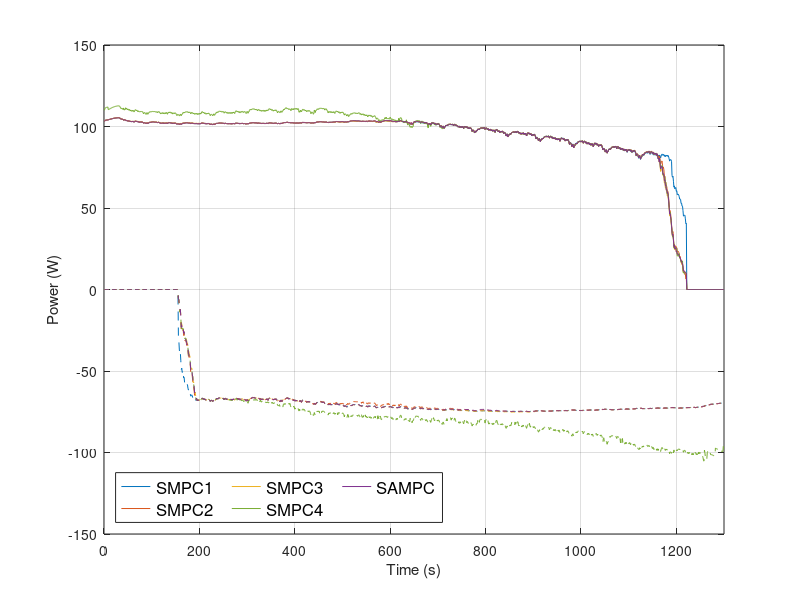

The MATLAB script that drew this image: (Note: this script raises an error after producing the figure.)
%% Plot Discharge SOP within the power prediction interval 
clear all;
close all;
clc;




name = 'FSAE';

data0 = load('SOP_FSAE_1e6.mat');
data1 = load('SOP_FSAE_1e7.mat');
data2 = load('SOP_FSAE_1e8.mat');
data3 = load('SOP_FSAE_1e9.mat');
data4 = load('SOP_FSAE_adap.mat');

saveFig = 1;

flagPlot = 1;    % 0 -> Discharge      1 -> Charge


% tk=400; % discharge
tk = 1250;


% tk=1100;  % charge  chosen


colors = {[0, 0.4470, 0.7410];...
    [0.8500, 0.3250, 0.0980];...
    [0.9290, 0.6940, 0.1250];...
    [0.4660, 0.6740, 0.1880];...
    [0.4940, 0.1840, 0.5560]};

figure()
% Discharge
plot(data0.P_MPC_Dis,'Color',colors{1});hold on;
plot(data1.P_MPC_Dis,'Color',colors{2});hold on;
plot(data2.P_MPC_Dis,'Color',colors{3});hold on;
plot(data3.P_MPC_Dis,'Color',colors{4});hold on;
plot(data4.P_MPC_Dis,'Color',colors{5});hold on;

plot(data0.P_MPC_Chg,'--','Color',colors{1});hold on;
plot(data1.P_MPC_Chg,'--','Color',colors{2});hold on;
plot(data2.P_MPC_Chg,'--','Color',colors{3});hold on;
plot(data3.P_MPC_Chg,'--','Color',colors{4});hold on;
plot(data4.P_MPC_Chg,'--','Color',colors{5});hold on;
% legend('{\it r_w}=10^{-6}','{\it r_w}=10^{-7}','{\it r_w}=10^{-8}','{\it r_w}=10^{-9}','{{\it r_{adap}}}',...
%     'location','best','NumColumns',4,'FontSize',12,'Location','SouthWest')
legend('SMPC1','SMPC2','SMPC3','SMPC4','SAMPC',...
    'location','best','NumColumns',4,'FontSize',12,'Location','SouthWest')
grid on;
ylabel('Power (W)'); xlabel('Time (s)'); xlim([data1.time(1) data1.time(end)]);
xlim([0 length(data0.P_MPC_Dis)]);
thesisFormat;
if saveFig, saveas(gcf,sprintf('./figures/SOP_FSAE'),'epsc'); end

if flagPlot==0

    tp = 1:10;
    figure()
    plot(tp,data0.I_MPC_Dis(1,2:end,tk),'-o','linewidth',2,'Color',colors{1});hold on;
    plot(tp,data1.I_MPC_Dis(1,2:end,tk),'-o','linewidth',2,'Color',colors{2});hold on;
    plot(tp,data2.I_MPC_Dis(1,2:end,tk),'-o','linewidth',2,'Color',colors{3});hold on;
    plot(tp,data3.I_MPC_Dis(1,2:end,tk),'-o','linewidth',2,'Color',colors{4});hold on;
    plot(tp,data4.I_MPC_Dis(1,2:end,tk),'-o','linewidth',2,'Color',colors{5});hold on;
    grid on;xlim([1 tp(end)]); 
    ylabel('Current (A)'); 
    xlabel(['Prediction interval'])
    set(get(gca,'XLabel'),'FontSize',15,'FontName','Times','FontWeight','normal');
    set(get(gca,'YLabel'),'FontSize',15,'FontName','Times','FontWeight','normal');
    set(gcf,'position',[400,400,226,196]);  
   
    ylim([45 60]);
    paperSmallFormat;
    if saveFig, saveas(gcf,sprintf('./figures/SOP_DIS_%s_%d_I',name,tk),'epsc'); end



    figure()
    plot(tp,data0.V_MPC_Dis(1,2:end,tk),'-o','linewidth',2,'Color',colors{1});hold on;
    plot(tp,data1.V_MPC_Dis(1,2:end,tk),'-o','linewidth',2,'Color',colors{2});hold on;
    plot(tp,data2.V_MPC_Dis(1,2:end,tk),'-o','linewidth',2,'Color',colors{3});hold on;
    plot(tp,data3.V_MPC_Dis(1,2:end,tk),'-o','linewidth',2,'Color',colors{4});hold on;
    plot(tp,data4.V_MPC_Dis(1,2:end,tk),'-o','linewidth',2,'Color',colors{5});hold on;
    grid on;xlim([1 tp(end)]);ylabel('Voltage (V)')
    xlabel(['Prediction interval']); 
    set(get(gca,'XLabel'),'FontSize',15,'FontName','Times','FontWeight','normal');
    set(get(gca,'YLabel'),'FontSize',15,'FontName','Times','FontWeight','normal');
    set(gcf,'position',[400,400,226,196]);  
    paperSmallFormat;
    if saveFig, saveas(gcf,sprintf('./figures/SOP_DIS_%s_%d_V',name,tk),'epsc'); end

    figure()
    plot(tp,data0.X_MPC_Dis(4,2:end,tk),'-o','linewidth',2,'Color',colors{1});hold on;
    plot(tp,data1.X_MPC_Dis(4,2:end,tk),'-o','linewidth',2,'Color',colors{2});hold on;
    plot(tp,data2.X_MPC_Dis(4,2:end,tk),'-o','linewidth',2,'Color',colors{3});hold on;
    plot(tp,data3.X_MPC_Dis(4,2:end,tk),'-o','linewidth',2,'Color',colors{4});hold on;
    plot(tp,data4.X_MPC_Dis(4,2:end,tk),'-o','linewidth',2,'Color',colors{5});hold on;
    grid on;xlim([1 tp(end)]);ylabel('Temperature (\circC)')
    xlabel(['Prediction interval']); 
    set(get(gca,'XLabel'),'FontSize',15,'FontName','Times','FontWeight','normal');
    set(get(gca,'YLabel'),'FontSize',15,'FontName','Times','FontWeight','normal');
    set(gcf,'position',[400,400,226,196]);  
    paperSmallFormat;
    if saveFig, saveas(gcf,sprintf('./figures/SOP_DIS_%s_%d_Tc',name,tk),'epsc'); end



% 
    figure
    plot(tp,data0.X_MPC_Dis(1,2:end,tk),'-o','linewidth',2,'Color',colors{1});hold on;
    plot(tp,data1.X_MPC_Dis(1,2:end,tk),'-o','linewidth',2,'Color',colors{2});hold on;
    plot(tp,data2.X_MPC_Dis(1,2:end,tk),'-o','linewidth',2,'Color',colors{3});hold on;
    plot(tp,data3.X_MPC_Dis(1,2:end,tk),'-o','linewidth',2,'Color',colors{4});hold on;
    plot(tp,data4.X_MPC_Dis(1,2:end,tk),'-o','linewidth',2,'Color',colors{5});hold on;
    grid on;xlim([1 tp(end)]);ylabel('SOC (%)')
    xlabel(['Prediction interval']);
    set(get(gca,'XLabel'),'FontSize',15,'FontName','Times','FontWeight','normal');
    set(get(gca,'YLabel'),'FontSize',15,'FontName','Times','FontWeight','normal');
    set(gcf,'position',[400,400,226,196]);  
    paperSmallFormat;
    if saveFig, saveas(gcf,sprintf('./figures/SOP_DIS_%s_%d_SOC',name,tk),'epsc'); end

    figure()
    plot(tp,data0.V_MPC_Dis(1,2:end,tk).*data1.I_MPC_Dis(1,2:end,tk),'-o','linewidth',2,'Color',colors{1});hold on;
    plot(tp,data1.V_MPC_Dis(1,2:end,tk).*data1.I_MPC_Dis(1,2:end,tk),'-o','linewidth',2,'Color',colors{2});hold on;
    plot(tp,data2.V_MPC_Dis(1,2:end,tk).*data2.I_MPC_Dis(1,2:end,tk),'-o','linewidth',2,'Color',colors{3});hold on;
    plot(tp,data3.V_MPC_Dis(1,2:end,tk).*data3.I_MPC_Dis(1,2:end,tk),'-o','linewidth',2,'Color',colors{4});hold on;
    plot(tp,data4.V_MPC_Dis(1,2:end,tk).*data4.I_MPC_Dis(1,2:end,tk),'-o','linewidth',2,'Color',colors{5});
    grid on;xlim([1 tp(end)]);ylabel('Inst. Power (W)')
    xlabel(['Prediction interval']); 
    set(gcf,'position',[400,400,226,196]); 
     legend('SMPC1','SMPC2','SMPC3','SMPC4','SAMPC','NumColumns',2,'Location','North');
    paperSmallFormat;
    set(get(gca,'XLabel'),'FontSize',15,'FontName','Times','FontWeight','normal');
    set(get(gca,'YLabel'),'FontSize',15,'FontName','Times','FontWeight','normal');
    if saveFig, saveas(gcf,sprintf('./figures/SOP_DIS_%s_%d_instPower',name,tk),'epsc'); end

    figure()
    plot(tp,data4.Ru_MPC_Dis(tk,2:end),'-o','linewidth',2,'color',colors{5});hold on;
    grid on;xlim([1 tp(end)]);ylabel('{\it r_{adap}}')
    xlabel(['Prediction interval']);
    set(gcf,'position',[400,400,226,196]);  
    paperSmallFormat;
    set(get(gca,'XLabel'),'FontSize',15,'FontName','Times','FontWeight','normal');
    set(get(gca,'YLabel'),'FontSize',15,'FontName','Times','FontWeight','normal');
    if saveFig, saveas(gcf,sprintf('./figures/SOP_DIS_%s_%d_Rwadap',name,tk),'epsc'); end

elseif flagPlot == 1


    tp = 1:10;
    figure()
    plot(tp,data0.I_MPC_Chg(1,2:end,tk),'-o','linewidth',2,'Color',colors{1});hold on;
    plot(tp,data1.I_MPC_Chg(1,2:end,tk),'-o','linewidth',2,'Color',colors{2});hold on;
    plot(tp,data2.I_MPC_Chg(1,2:end,tk),'-o','linewidth',2,'Color',colors{3});hold on;
    plot(tp,data3.I_MPC_Chg(1,2:end,tk),'-o','linewidth',2,'Color',colors{4});hold on;
    plot(tp,data4.I_MPC_Chg(1,2:end,tk),'-o','linewidth',2,'Color',colors{5});hold on;
    grid on;xlim([1 tp(end)]); 
    ylabel('Current (A)'); 
    xlabel(['Prediction interval'])
    set(get(gca,'XLabel'),'FontSize',15,'FontName','Times','FontWeight','normal');
    set(get(gca,'YLabel'),'FontSize',15,'FontName','Times','FontWeight','normal');
    set(gcf,'position',[400,400,226,196]);  
           legend('SMPC1','SMPC2','SMPC3','SMPC4','SAMPC','NumColumns',1,'Location','Southeast');
    paperSmallFormat;
    if saveFig, saveas(gcf,sprintf('./figures/SOP_CHG_%s_%d_I',name,tk),'epsc'); end



    figure()
    plot(tp,data0.V_MPC_Chg(1,2:end,tk),'-o','linewidth',2,'Color',colors{1});hold on;
    plot(tp,data1.V_MPC_Chg(1,2:end,tk),'-o','linewidth',2,'Color',colors{2});hold on;
    plot(tp,data2.V_MPC_Chg(1,2:end,tk),'-o','linewidth',2,'Color',colors{3});hold on;
    plot(tp,data3.V_MPC_Chg(1,2:end,tk),'-o','linewidth',2,'Color',colors{4});hold on;
    plot(tp,data4.V_MPC_Chg(1,2:end,tk),'-o','linewidth',2,'Color',colors{5});hold on;
    grid on;xlim([1 tp(end)]);ylabel('Voltage (V)')
    xlabel(['Prediction interval']); 
    set(get(gca,'XLabel'),'FontSize',15,'FontName','Times','FontWeight','normal');
    set(get(gca,'YLabel'),'FontSize',15,'FontName','Times','FontWeight','normal');
    set(gcf,'position',[400,400,226,196]);  
    paperSmallFormat;
    if saveFig, saveas(gcf,sprintf('./figures/SOP_CHG_%s_%d_V',name,tk),'epsc'); end

    figure()
    plot(tp,data0.X_MPC_Chg(4,2:end,tk),'-o','linewidth',2,'Color',colors{1});hold on;
    plot(tp,data1.X_MPC_Chg(4,2:end,tk),'-o','linewidth',2,'Color',colors{2});hold on;
    plot(tp,data2.X_MPC_Chg(4,2:end,tk),'-o','linewidth',2,'Color',colors{3});hold on;
    plot(tp,data3.X_MPC_Chg(4,2:end,tk),'-o','linewidth',2,'Color',colors{4});hold on;
    plot(tp,data4.X_MPC_Chg(4,2:end,tk),'-o','linewidth',2,'Color',colors{5});hold on;
    grid on;xlim([1 tp(end)]);ylabel('Temperature (\circC)')
    xlabel(['Prediction interval']); 
    set(get(gca,'XLabel'),'FontSize',15,'FontName','Times','FontWeight','normal');
    set(get(gca,'YLabel'),'FontSize',15,'FontName','Times','FontWeight','normal');
    set(gcf,'position',[400,400,226,196]);  
    paperSmallFormat;
    if saveFig, saveas(gcf,sprintf('./figures/SOP_CHG_%s_%d_Tc',name,tk),'epsc'); end



% 
    figure
    plot(tp,data0.X_MPC_Chg(1,2:end,tk),'-o','linewidth',2,'Color',colors{1});hold on;
    plot(tp,data1.X_MPC_Chg(1,2:end,tk),'-o','linewidth',2,'Color',colors{2});hold on;
    plot(tp,data2.X_MPC_Chg(1,2:end,tk),'-o','linewidth',2,'Color',colors{3});hold on;
    plot(tp,data3.X_MPC_Chg(1,2:end,tk),'-o','linewidth',2,'Color',colors{4});hold on;
    plot(tp,data4.X_MPC_Chg(1,2:end,tk),'-o','linewidth',2,'Color',colors{5});hold on;
    grid on;xlim([1 tp(end)]);ylabel('SOC (%)')
    xlabel(['Prediction interval']);
    set(get(gca,'XLabel'),'FontSize',15,'FontName','Times','FontWeight','normal');
    set(get(gca,'YLabel'),'FontSize',15,'FontName','Times','FontWeight','normal');
    set(gcf,'position',[400,400,226,196]);  
    paperSmallFormat;
    if saveFig, saveas(gcf,sprintf('./figures/SOP_CHG_%s_%d_SOC',name,tk),'epsc'); end

    figure()
    plot(tp,data0.V_MPC_Chg(1,2:end,tk).*data1.I_MPC_Chg(1,2:end,tk),'-o','linewidth',2,'Color',colors{1});hold on;
    plot(tp,data1.V_MPC_Chg(1,2:end,tk).*data1.I_MPC_Chg(1,2:end,tk),'-o','linewidth',2,'Color',colors{2});hold on;
    plot(tp,data2.V_MPC_Chg(1,2:end,tk).*data2.I_MPC_Chg(1,2:end,tk),'-o','linewidth',2,'Color',colors{3});hold on;
    plot(tp,data3.V_MPC_Chg(1,2:end,tk).*data3.I_MPC_Chg(1,2:end,tk),'-o','linewidth',2,'Color',colors{4});hold on;
    plot(tp,data4.V_MPC_Chg(1,2:end,tk).*data4.I_MPC_Chg(1,2:end,tk),'-o','linewidth',2,'Color',colors{5});
    grid on;xlim([1 tp(end)]);ylabel('Inst. Power (W)')
    xlabel(['Prediction interval']); 
    set(gcf,'position',[400,400,226,196]); 
    paperSmallFormat;
    set(get(gca,'XLabel'),'FontSize',15,'FontName','Times','FontWeight','normal');
    set(get(gca,'YLabel'),'FontSize',15,'FontName','Times','FontWeight','normal');
    if saveFig, saveas(gcf,sprintf('./figures/SOP_CHG_%s_%d_instPower',name,tk),'epsc'); end

    figure()
    plot(tp,data4.Ru_MPC_Chg(tk,2:end),'-o','linewidth',2,'color',colors{5});hold on;
    grid on;xlim([1 tp(end)]);ylabel('{\it r_{adap}}')
    xlabel(['Prediction interval']);
    set(gcf,'position',[400,400,226,196]);  
    paperSmallFormat;
    set(get(gca,'XLabel'),'FontSize',15,'FontName','Times','FontWeight','normal');
    set(get(gca,'YLabel'),'FontSize',15,'FontName','Times','FontWeight','normal');
    if saveFig, saveas(gcf,sprintf('./figures/SOP_CHG_%s_%d_Rwadap',name,tk),'epsc'); end


end

